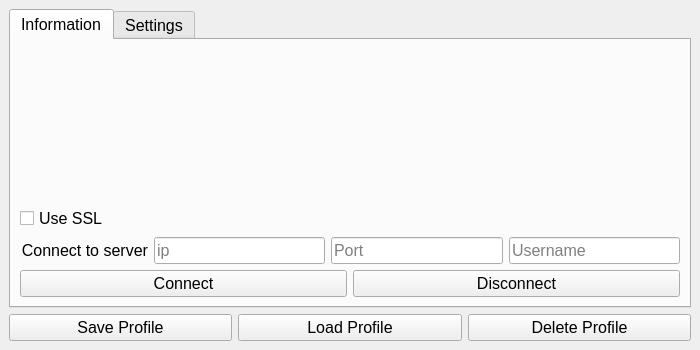
<?xml version="1.0" encoding="UTF-8"?>
<ui version="4.0">
 <class>SettingsWindow</class>
 <widget class="QMainWindow" name="SettingsWindow">
  <property name="geometry">
   <rect>
    <x>0</x>
    <y>0</y>
    <width>700</width>
    <height>350</height>
   </rect>
  </property>
  <property name="font">
   <font>
    <pointsize>12</pointsize>
   </font>
  </property>
  <property name="windowTitle">
   <string>Settings</string>
  </property>
  <widget class="QWidget" name="centralWidget">
   <layout class="QGridLayout" name="gridLayout">
    <item row="6" column="0" colspan="5">
     <layout class="QHBoxLayout" name="MainButtonsLayout">
      <item>
       <widget class="QPushButton" name="ButtonSaveProfile">
        <property name="sizePolicy">
         <sizepolicy hsizetype="Minimum" vsizetype="Minimum">
          <horstretch>0</horstretch>
          <verstretch>0</verstretch>
         </sizepolicy>
        </property>
        <property name="text">
         <string>Save Profile</string>
        </property>
       </widget>
      </item>
      <item>
       <widget class="QPushButton" name="ButtonLoadProfile">
        <property name="text">
         <string>Load Profile</string>
        </property>
       </widget>
      </item>
      <item>
       <widget class="QPushButton" name="ButtonDeleteProfile">
        <property name="text">
         <string>Delete Profile</string>
        </property>
       </widget>
      </item>
     </layout>
    </item>
    <item row="2" column="0" colspan="5">
     <widget class="QTabWidget" name="MainTabBar">
      <property name="tabShape">
       <enum>QTabWidget::Rounded</enum>
      </property>
      <property name="currentIndex">
       <number>0</number>
      </property>
      <property name="iconSize">
       <size>
        <width>20</width>
        <height>20</height>
       </size>
      </property>
      <widget class="QWidget" name="TabInformation">
       <attribute name="title">
        <string>Information</string>
       </attribute>
       <layout class="QGridLayout" name="gridLayout_2">
        <item row="6" column="0">
         <layout class="QHBoxLayout" name="AuthLayout">
          <item>
           <widget class="QLabel" name="ConncetionLabel">
            <property name="text">
             <string>Connect to server</string>
            </property>
            <property name="alignment">
             <set>Qt::AlignRight|Qt::AlignTrailing|Qt::AlignVCenter</set>
            </property>
           </widget>
          </item>
          <item>
           <widget class="QLineEdit" name="InputServerAddress">
            <property name="toolTip">
             <string>IP-Address of the server in dotted decimal, Port is optional</string>
            </property>
            <property name="readOnly">
             <bool>false</bool>
            </property>
            <property name="placeholderText">
             <string>ip</string>
            </property>
           </widget>
          </item>
          <item>
           <widget class="QLineEdit" name="InputPort">
            <property name="placeholderText">
             <string>Port</string>
            </property>
           </widget>
          </item>
          <item>
           <widget class="QLineEdit" name="InputUsername">
            <property name="toolTip">
             <string>Your Username to connect to the chat-server</string>
            </property>
            <property name="placeholderText">
             <string>Username</string>
            </property>
           </widget>
          </item>
         </layout>
        </item>
        <item row="1" column="0">
         <widget class="QCheckBox" name="SSLCheckBox">
          <property name="text">
           <string>Use SSL</string>
          </property>
         </widget>
        </item>
        <item row="7" column="0">
         <layout class="QHBoxLayout" name="ConnectionButtons">
          <property name="topMargin">
           <number>0</number>
          </property>
          <item>
           <widget class="QPushButton" name="ButtonStartConnection">
            <property name="cursor">
             <cursorShape>ArrowCursor</cursorShape>
            </property>
            <property name="toolTip">
             <string>Establish a Connection to the Server with the provided informaiton</string>
            </property>
            <property name="text">
             <string>Connect</string>
            </property>
           </widget>
          </item>
          <item>
           <widget class="QPushButton" name="ButtonEndConnection">
            <property name="toolTip">
             <string>Disconnect from the Serve, abort connection</string>
            </property>
            <property name="text">
             <string>Disconnect</string>
            </property>
           </widget>
          </item>
         </layout>
        </item>
        <item row="2" column="0">
         <layout class="QHBoxLayout" name="horizontalLayout"/>
        </item>
        <item row="0" column="0">
         <spacer name="verticalSpacer">
          <property name="orientation">
           <enum>Qt::Vertical</enum>
          </property>
          <property name="sizeHint" stdset="0">
           <size>
            <width>20</width>
            <height>40</height>
           </size>
          </property>
         </spacer>
        </item>
       </layout>
      </widget>
      <widget class="QWidget" name="TabSettings">
       <attribute name="title">
        <string>Settings</string>
       </attribute>
       <layout class="QGridLayout" name="gridLayout_4"/>
      </widget>
     </widget>
    </item>
   </layout>
  </widget>
 </widget>
 <resources/>
 <connections/>
</ui>
